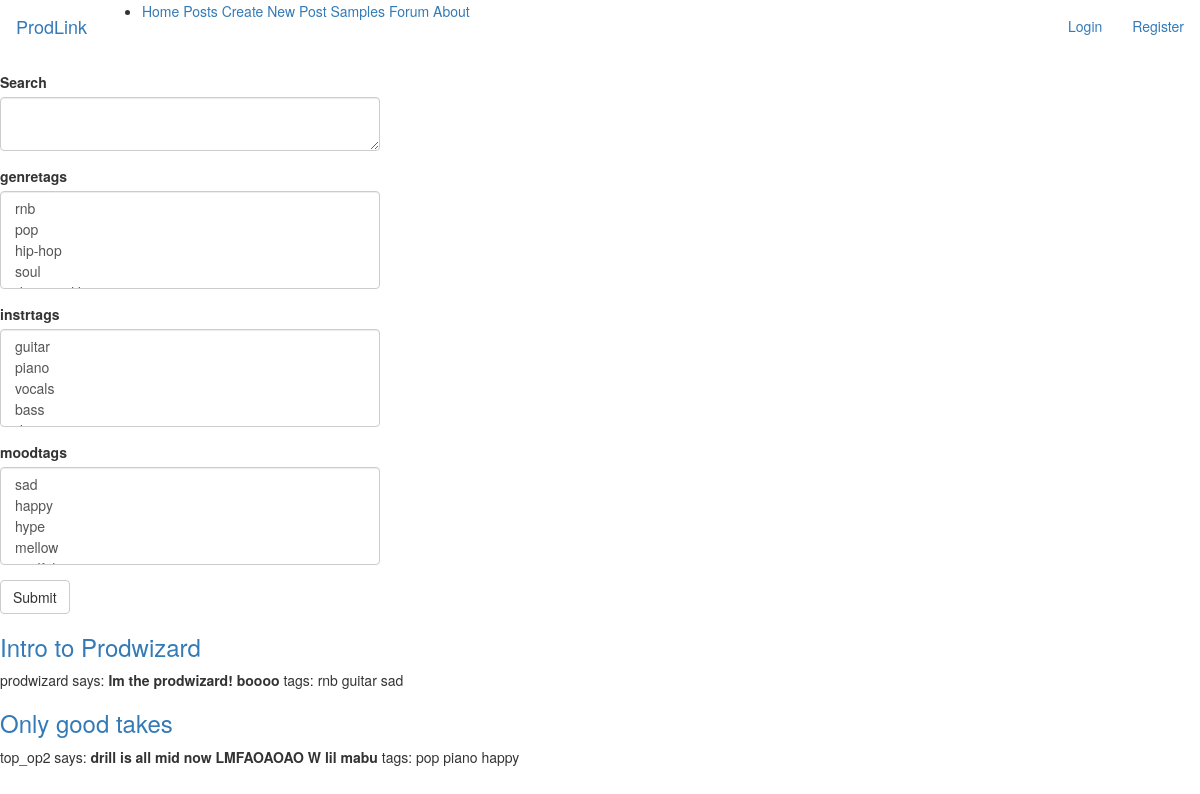
Page /samplesforum on the earlier database version.
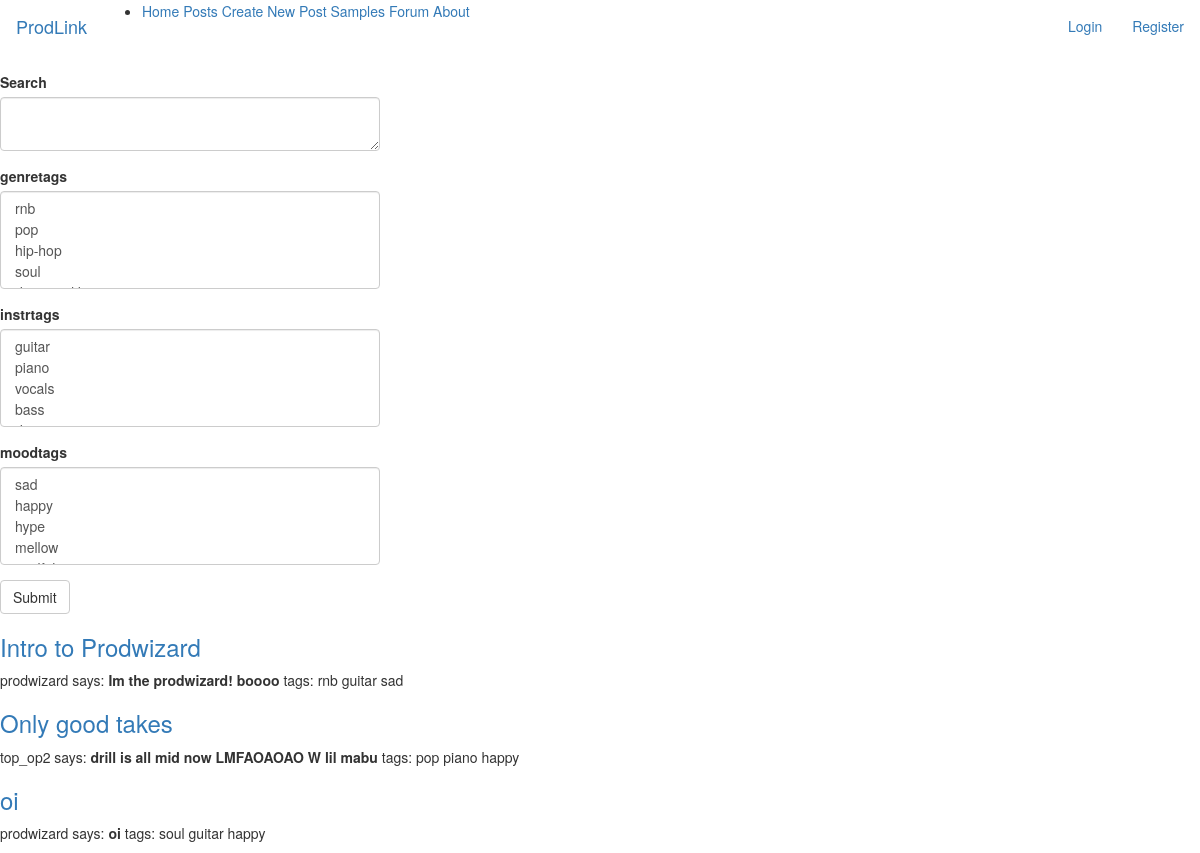
Same page on the later database version.
### app/models.py (models this page shows, shortened)
class Post(db.Model):
    id = db.Column(db.Integer, primary_key=True)
    title = db.Column(db.String(140))
    body = db.Column(db.String(140))
    timestamp = db.Column(db.DateTime, index=True, default=datetime.utcnow)
    audio_file = db.Column(db.String(255))
    user_id = db.Column(db.Integer, db.ForeignKey('user.id'))
    tags = db.relationship("Tag", secondary=tag_post_association, back_populates="posts")
    comments = db.relationship("Comment", secondary=comment_post_association, back_populates="posts")

class User(UserMixin, db.Model):
    id = db.Column(db.Integer, primary_key=True)
    username = db.Column(db.String(64), index=True, unique=True)
    email = db.Column(db.String(120), index=True, unique=True)
    password_hash = db.Column(db.String(128))
    posts = db.relationship('Post', backref='author', lazy='dynamic')

class Tag(db.Model):
    id = db.Column(db.Integer, primary_key=True)
    name = db.Column(db.String(64), index=True, unique=True)
    posts = db.relationship("Post", secondary=tag_post_association, back_populates="tags")
    tag_type = db.Column(db.String(64), index=True)
    collaborations = db.relationship("Collaboration", secondary=tag_collab_association, back_populates="tags")

### app/routes.py (the view, shortened to what this page needs)
@app.route('/samplesforum', methods=['GET','POST'])
def samples_forum():
    form = SearchForm()
    form.genretags.choices = [(a.id, a.name) for a in Tag.query.filter_by(tag_type='genre')]
    form.instrtags.choices = [(a.id, a.name) for a in Tag.query.filter_by(tag_type='instr')]
    form.moodtags.choices = [(a.id, a.name) for a in Tag.query.filter_by(tag_type='mood')]
    posts_display = Post.query.all()
    posts_display = list(set(posts_display))
    return render_template('samplesforum.html', form=form, posts=posts_display)

### app/forms.py
class SearchForm(FlaskForm):
    title = TextAreaField('Search')
    genretags = SelectMultipleField('genretags', coerce=int, choices=[], render_kw={"multiple": "true"})
    instrtags = SelectMultipleField('instrtags', coerce=int, choices=[], render_kw={"multiple": "true"})
    moodtags = SelectMultipleField('moodtags', coerce=int, choices=[], render_kw={"multiple": "true"})
    submit = SubmitField('Submit')

### app/templates/samplesforum.html
{% extends "base.html" %}
{% import 'bootstrap/wtf.html' as wtf %}
{% block content %}
    <div class="row">
    <div class="col-md-4">
        {{ wtf.quick_form(form) }}
    </div>
    </div>
    {% for post in posts %}
    <h3><a href="{{ url_for('post', post_id=post.id) }}">{{ post.title }}</a></h3>
    <p>
    {{ post.author.username }} says: <b>{{ post.body }}</b>
        tags:
        {% for tag in post.tags %}
        {{ tag.name }}
        {% endfor %}
    </p>
    {% endfor %}
{% endblock %}

### app/templates/base.html (shortened to what this page needs)
{% extends 'bootstrap/base.html' %}
{% block navbar %}
    <nav class="navbar navbar-expand-lg navbar-light bg-light">
        <a class="navbar-brand" href="/">ProdLink</a>
        <div class="collapse navbar-collapse">
            <ul class="navbar-nav mr-auto">
              <li class="nav-item">
                  <a class="nav-link" href="/index"> Home <span class="sr-only">(current)</span></a>
                  <a class="nav-link" href="/posts"> Posts </a>
                  <a class="nav-link" href="/newpost"> Create New Post </a>
                  <a class="nav-link" href="/samplesforum"> Samples Forum </a>
                  <a class="nav-link" href="/about"> About </a>
              </li>
            </ul>
            <ul class="nav navbar-nav navbar-right">
                    {% if current_user.is_anonymous %}
                    <li><a href="{{ url_for('login') }}">Login</a></li>
                    <li><a href="{{ url_for('register') }}">Register</a></li>
                    {% else %}
                    <li><a href="{{ url_for('user', username=current_user.username) }}">Profile </a></li>
                    <li><a href="{{ url_for('logout') }}"> Logout</a></li>
                    {% endif %}
            </ul>
        </div>
    </nav>
{% endblock %}

Differences in the rows shown:
added Post: title "oi", author.username "prodwizard", body "oi", Tag (name "guitar"), Tag (name "happy")
now on this page (row unchanged): Tag: name "soul", shown under "oi"
